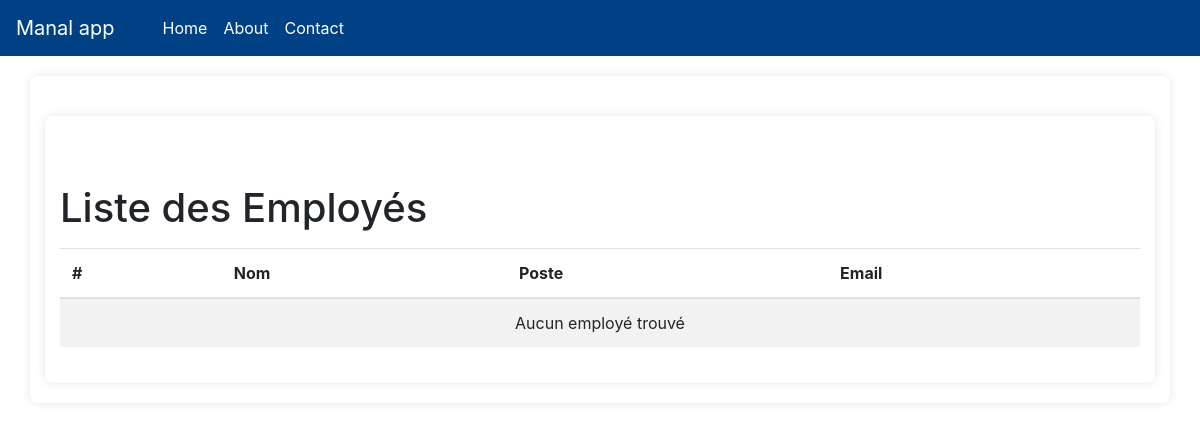
/employees/, run on an earlier commit of the app's database.
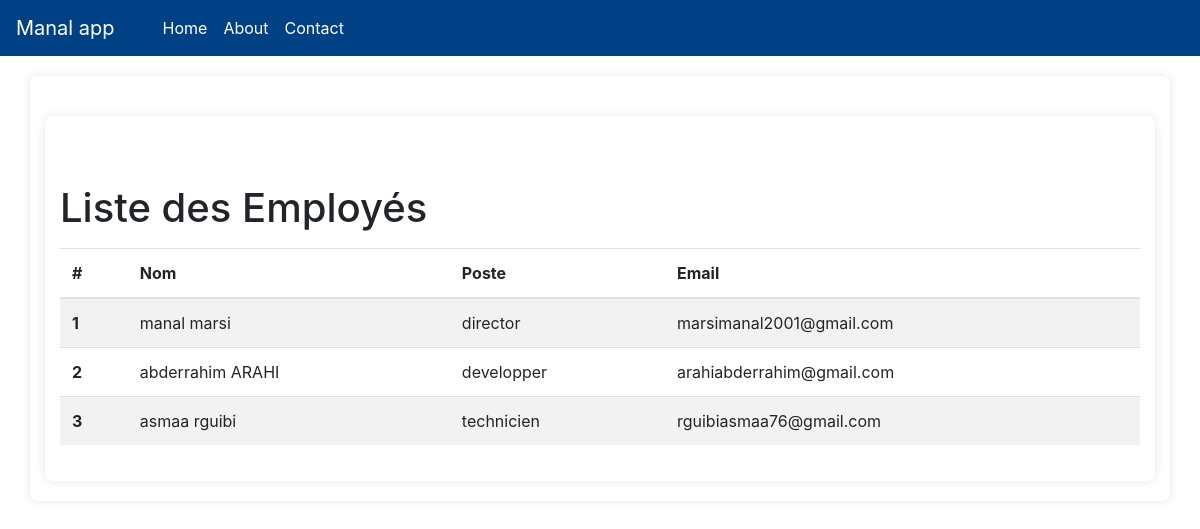
And on a later commit of the database.
### myapp/models.py (models this page shows, shortened)
class Employe(models.Model):
    first_name = models.CharField(max_length=100)
    last_name = models.CharField(max_length=100)
    position = models.CharField(max_length=100)
    email = models.EmailField()

### myapp/views.py (the view)
# urls.py: path('employees/', views.employee_list, name='employee_list'),
def employee_list(request):
    employees = Employe.objects.all()  # Récupère tous les employés
    return render(request, 'employeelist.html', {'employees': employees})

### myapp/templates/employeelist.html (shortened to what this page needs)
{%extends "base.html"%}
{%block content%}
<!DOCTYPE html>
<html lang="en">
  <head>
    <link
      rel="stylesheet"
      href="https://stackpath.bootstrapcdn.com/bootstrap/4.3.1/css/bootstrap.min.css"
    />
  </head>
  <body>
    <div class="container">
      <h1 class="mt-5">Liste des Employés</h1>
      <table class="table table-striped mt-3">
        <thead>
          <tr>
            <th scope="col">#</th>
            <th scope="col">Nom</th>
            <th scope="col">Poste</th>
            <th scope="col">Email</th>
          </tr>
        </thead>
        <tbody>
          {% for employee in employees %}
          <tr>
            <th scope="row">{{ forloop.counter }}</th>
            <td>{{ employee.first_name }} {{ employee.last_name }}</td>
            <td>{{ employee.position }}</td>
            <td>{{ employee.email }}</td>
          </tr>
          {% empty %}
          <tr>
            <td colspan="4" class="text-center">Aucun employé trouvé</td>
          </tr>
          {% endfor %}
        </tbody>
      </table>
    </div>
  </body>
</html>
{%endblock%}

### myapp/templates/base.html (shortened to what this page needs)
<!DOCTYPE html>
<html lang="en">
<head>
    <link rel="stylesheet" href="https://stackpath.bootstrapcdn.com/bootstrap/4.3.1/css/bootstrap.min.css">
</head>
<body>
    <nav class="navbar navbar-expand-lg">
        <a class="navbar-brand" href="#">Manal app</a>
            <span class="navbar-toggler-icon"></span>
        <div class="collapse navbar-collapse" id="navbarNav">
            <ul class="navbar-nav">
                <li class="nav-item active">
                    <a class="nav-link" href="#">Home</a>
                </li>
                <li class="nav-item">
                    <a class="nav-link" href="#">About</a>
                </li>
                <li class="nav-item">
                    <a class="nav-link" href="#">Contact</a>
                </li>
            </ul>
        </div>
    </nav>
    <div class="container">
        {% block content %}{% endblock %}
    </div>
</body>
</html>

### myapp/templates/base.html (style rules this page uses)
body { background-color: #f8f9fa; }
.navbar { background-color: #004085 !important; }
.navbar-brand, .nav-link { color: #ffffff !important; }
.container { margin-top: 20px; padding: 20px; background: white; border-radius: 8px; box-shadow: 0px 0px 10px rgba(0, 0, 0, 0.1); }

What changed in the data, as far as the page shows it:
added Employe: first_name "manal", last_name "marsi", position "director", email "marsimanal2001@gmail.com"
added Employe: first_name "abderrahim", last_name "ARAHI", position "developper", email "arahiabderrahim@gmail.com"
added Employe: first_name "asmaa", last_name "rguibi", position "technicien", email "rguibiasmaa76@gmail.com"
Also different on the page:
text no longer shown: "Aucun employé trouvé"
